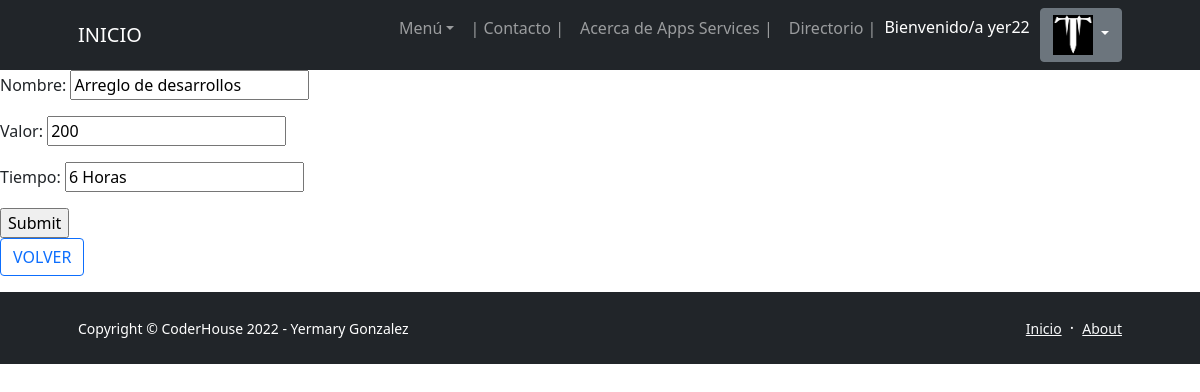
Page /editar-servicio/1/ (signed in) on the committed database.
### AppsServicios/models.py (models this page shows, shortened)
class Avatar(models.Model):
   user = models.OneToOneField(User, on_delete=models.CASCADE, null=True)
   imagen = models.ImageField(upload_to='avatares', null=True, blank = True)

class Servicios(models.Model):
    nombre = models.CharField(max_length=128)
    tiempo=models.CharField(max_length=128)
    valor = models.IntegerField()

### AppsServicios/views.py (the view)
# urls.py: path('editar-servicio/<int:id>/', views.editar_servicio, name="editar_servicio"),
@login_required
def editar_servicio(request, id):
    servicio = Servicios.objects.get(id=id)
    if request.method == 'POST':
        formulario = ServicioFormulario(request.POST)
        if formulario.is_valid():
            data = formulario.cleaned_data
            servicio.nombre = data['nombre']
            servicio.valor = data['valor']
            servicio.tiempo = data['tiempo']
            servicio.save()
            return redirect(reverse('servicios'))
    else:  # GET
        inicial = {
            'nombre': servicio.nombre,
            'valor': servicio.valor,
            'tiempo': servicio.tiempo,
        }
        formulario = ServicioFormulario(initial=inicial)
    return render(request, 'AppsServicios/form_servicios.html', {"formulario": formulario})

### AppsServicios/forms.py
class ServicioFormulario(forms.Form):
    nombre= forms.CharField(max_length=30)
    valor= forms.CharField(max_length=30)
    tiempo= forms.CharField(max_length=30)

### AppsServicios/templates/AppsServicios/form_servicios.html (shortened to what this page needs)
{% extends "AppsServicios/plantilla_base_2.html" %}
{% block blockname %}
<form method="post">
    {{ formulario.as_p }}
    <input type="submit"name="Enviar" />
</form>
<p><a href="{% url 'inicio' %}" class="btn btn-outline-primary" disabled> VOLVER </a></p>
{% endblock blockname %}

### AppsServicios/templates/AppsServicios/plantilla_base_2.html (shortened to what this page needs)
<!DOCTYPE html>
<html lang="es">
    <head>
        {% load static %}
        <link href="https://cdn.jsdelivr.net/npm/bootstrap-icons@1.5.0/font/bootstrap-icons.css" rel="stylesheet" />
        <link href="{% static 'AppsServicios/css/styles.css' %}" rel="stylesheet" />
        <link href="css/styles.css" rel="stylesheet" />
    </head>
    <body class="d-flex flex-column h-100">
        <main class="flex-shrink-0">
            <nav class="navbar navbar-expand-lg navbar-dark bg-dark">
                <div class="container px-5">
                    <a class="navbar-brand" href="{% url 'inicio' %}">INICIO</a>
                    <div class="collapse navbar-collapse" id="navbarSupportedContent">
                        <ul class="navbar-nav ms-auto mb-2 mb-lg-0">
                            <li class="nav-item dropdown">
                                <a class="nav-link dropdown-toggle" id="navbarDropdownBlog" href="#" role="button" data-bs-toggle="dropdown" aria-expanded="false">Menú</a>
                            </li>
                            <li class="nav-item"><a class="nav-link" href="{% url 'contacto_emails' %}"> | Contacto | </a></li>
                            <li class="nav-item"><a class="nav-link" href="{% url 'acerca_appsservices' %}">Acerca de Apps Services | </a></li>
                            <li class="nav-item"><a class="nav-link" href="{% url 'about' %}">Directorio | </a></li>
                            {% if user.is_authenticated %}
                                <p style="color: rgb(255, 255, 255); text-decoration: none; margin-right: 10px; margin-top: 7px;">Bienvenido/a {{user.username}}  </p>
                                <div class="dropdown">
                                    <button class="btn btn-secondary dropdown-toggle" type="button" id="dropdownMenu2" data-bs-toggle="dropdown" aria-expanded="false">
                                        <img src="{{ user.avatar.imagen.url }}" width="40px" height="40px" alt="Avatar" />
                                    </button>
                                </div>
                                {% else %}
                                <li class="btn btn-primary" disabled ><a style="color: rgb(255, 255, 255); text-decoration: none" href="{% url 'login' %}">LOGIN</a></li>
                            {% endif %}
                        </ul>
                    </div>
                </div>
            </nav>
            {% block blockname %}
            {% endblock blockname %}
        <footer class="bg-dark py-4 mt-auto">
            <div class="container px-5">
                <div class="row align-items-center justify-content-between flex-column flex-sm-row">
                    <div class="col-auto"><div class="small m-0 text-white">Copyright &copy; CoderHouse 2022 - Yermary Gonzalez</div></div>
                    <div class="col-auto">
                        <a class="link-light small" href="{% url 'inicio' %}">Inicio</a>
                        <span class="text-white mx-1">&middot;</span>
                        <a class="link-light small" href="{% url 'about' %}">About</a>
                    </div>
                </div>
            </div>
        </footer>
    </body>
</html>

### rows in the picture
Servicios: nombre "Arreglo de desarrollos", valor "200", tiempo "6 Horas"

### other values in the picture
{{ user.username }} "yer22"
